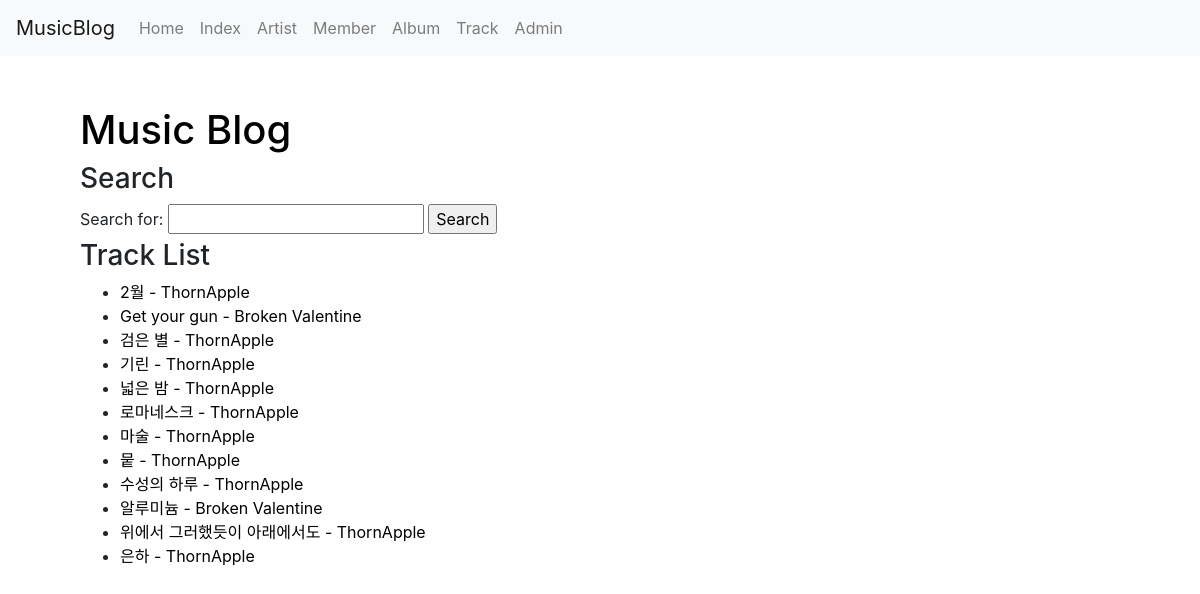
Page /musicblog/track/ on the earlier database version.
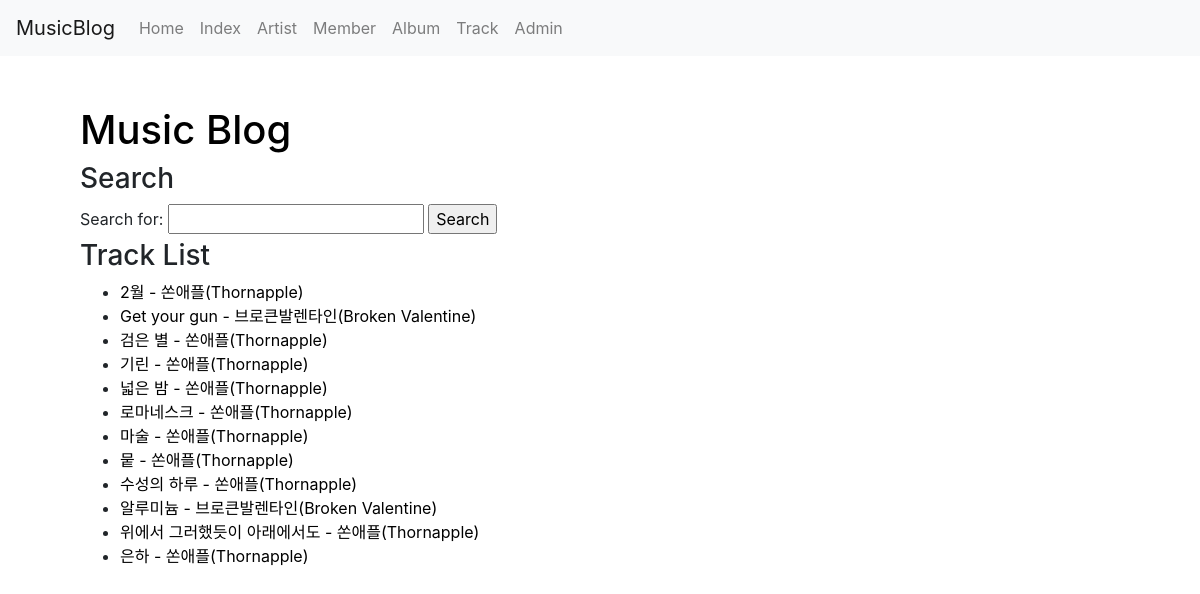
Same page on the later database version.
### musicb/models.py (models this page shows, shortened)
class Track(models.Model):
    title = models.CharField(verbose_name='title', null=False, blank=False, max_length=100) # 이 null=True는 필수로 한다는 말이 아닌건가? 모르겠다 시발.
    slug = models.SlugField("Slug", unique=True, allow_unicode=True, help_text='one word for title alias.')
    artist = models.ForeignKey('Artist', on_delete=models.CASCADE, default=12) # 얘를 굳이 id값으로 지정해줘야하나?
    album = models.ForeignKey('Album', on_delete=models.CASCADE, default=4)
    is_titlesong = models.BooleanField(default=False)
    youtube_id = models.CharField(max_length=100, null=True, blank=True)
    lyrics = models.TextField(verbose_name='lyrics', null=True, blank=True, default="There is no lyrics yet.")

class Artist(models.Model):
    name = models.CharField(verbose_name="Name", null=False, blank=False, unique=True, max_length=50)
    slug = models.SlugField("Slug", unique=True, allow_unicode=True, help_text='one word for title alias.') #처음에는 default값 정해주고, admin.py 수정 후에는 지우면 됨 (왜 그럴까 시발)
    company = models.CharField(verbose_name="Company", default="No company", max_length=50, null=True, blank=True)
    debut = models.PositiveIntegerField(default=2020, validators=[MinValueValidator(1900), MaxValueValidator(2021)], null=True, blank=True)
    artist_info = models.TextField(verbose_name='ArtistInfo', default="There is no information.", null=True, blank=True)

### musicb/views.py (the view)
# urls.py: path('track/', views.TrackLV.as_view(), name='trackview'),
class TrackLV(ListView):
    def get_queryset(self):
        return Track.objects.order_by('title')
    allow_empty = True

### musicb/templates/musicb/track_list.html (shortened to what this page needs)
{% extends 'musicb/base.html' %}
{% block content %}
    {% include 'musicb/musicblog_base.html' %}
    <h3>Track List</h3>
    {% if object_list %}
        <ul>
            {% for track in object_list %}
                <li><a class='no_linkdecoration' href="{% url 'musicblog:trackview_detail' track.slug %}">{{track.title}} - {{track.artist.name}}</a></li>
            {% endfor %}
        </ul>
    {% else %}
        There is no track.
    {% endif %}
{% endblock %}

Differences in the rows shown:
changed through a linked row, Track (number 1 of 12 on the later page): artist.name "ThornApple" → "쏜애플(Thornapple)"
changed Track "Get your gun": artist.name "Broken Valentine" → "브로큰발렌타인(Broken Valentine)"
changed through a linked row, Track "검은 별": artist.name "ThornApple" → "쏜애플(Thornapple)"
changed through a linked row, Track "기린": artist.name "ThornApple" → "쏜애플(Thornapple)"
changed through a linked row, Track "넓은 밤": artist.name "ThornApple" → "쏜애플(Thornapple)"
changed through a linked row, Track "로마네스크": artist.name "ThornApple" → "쏜애플(Thornapple)"
changed through a linked row, Track "마술": artist.name "ThornApple" → "쏜애플(Thornapple)"
changed through a linked row, Track (number 8 of 12 on the later page): artist.name "ThornApple" → "쏜애플(Thornapple)"
changed through a linked row, Track "수성의 하루": artist.name "ThornApple" → "쏜애플(Thornapple)"
changed Track "알루미늄": artist.name "Broken Valentine" → "브로큰발렌타인(Broken Valentine)"
changed through a linked row, Track "위에서 그러했듯이 아래에서도": artist.name "ThornApple" → "쏜애플(Thornapple)"
changed through a linked row, Track "은하": artist.name "ThornApple" → "쏜애플(Thornapple)"
